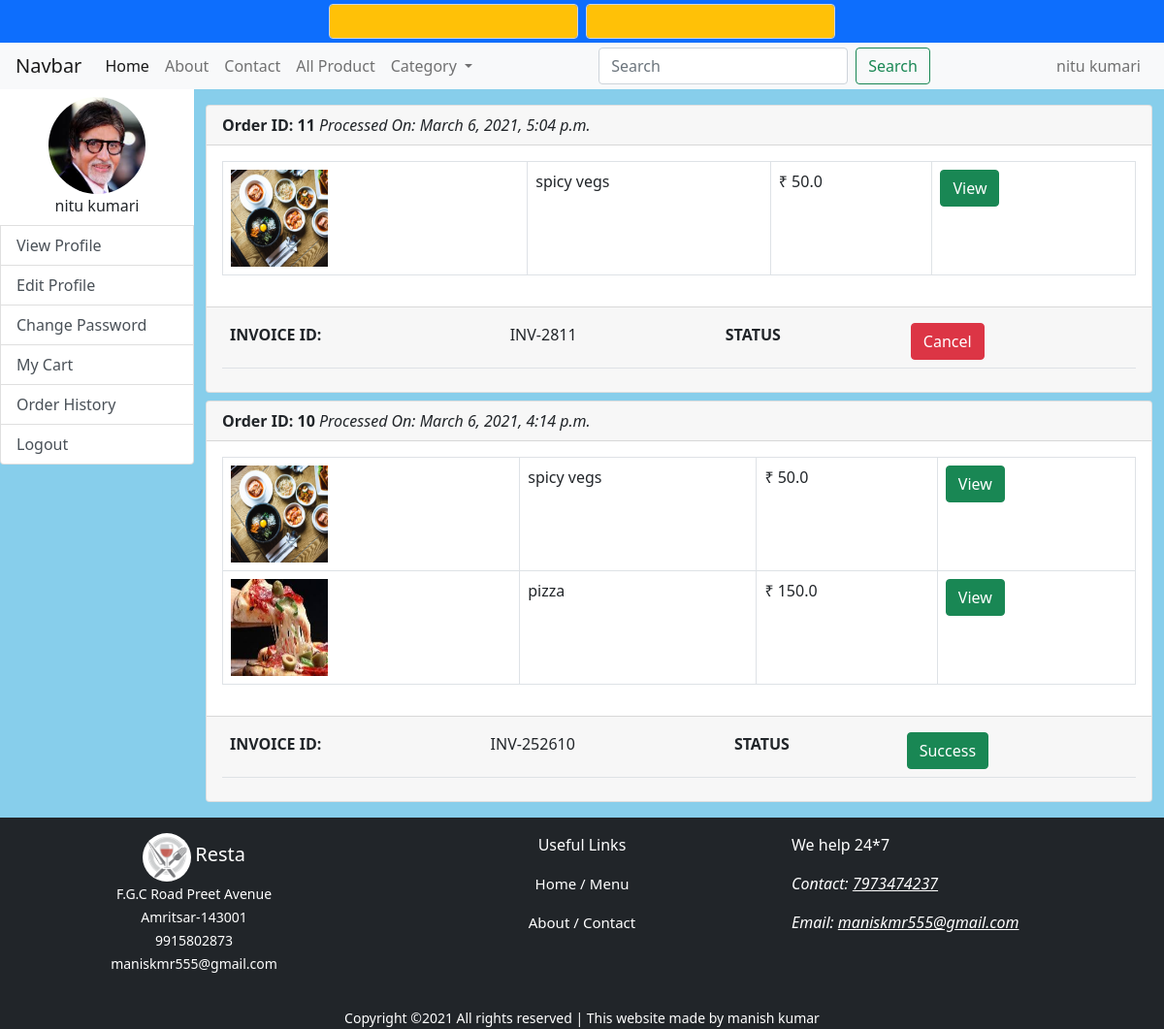
Screenshot of /order_history (signed in) with the database file from the repository.
### myapp/models.py (models this page shows, shortened)
class Register(models.Model):
    user = models.OneToOneField(User,on_delete=models.CASCADE)
    profile_pic = models.ImageField(upload_to="profile_pic/%Y/%m/%d",null=True,blank=True)
    contact_number = models.IntegerField()
    gender = models.CharField(max_length=250)
    address = models.TextField()
    added_on = models.DateTimeField(auto_now_add=True)
    updated_on = models.DateTimeField(auto_now=True)

class Order(models.Model):
    cust_id = models.ForeignKey(User,on_delete=models.CASCADE)
    cart_id = models.CharField(max_length=250)
    product_name = models.CharField(max_length=250)
    product_id = models.CharField(max_length=250,null=True)
    invoice_id = models.CharField(max_length=250)
    status = models.BooleanField(default=False)
    processed_on = models.DateTimeField(auto_now_add=True)

class add_product(models.Model):
    seller_name = models.ForeignKey(User,on_delete=models.CASCADE)
    product_name = models.CharField(max_length=250)
    product_category = models.ForeignKey(Category,on_delete=models.CASCADE)
    product_price = models.FloatField()
    sale_price = models.FloatField()
    product_image = models.ImageField(upload_to="products/%Y/%m/%d")
    details = models.TextField()

### myapp/views.py (the view)
# urls.py: path('order_history',views.order_history,name="order_history"),
@login_required
def order_history(request):
    context={}
    pic = Register.objects.get(user__id = request.user.id)
    context["register_data"]=pic
    all_order=[]
    order = Order.objects.filter(cust_id__id=request.user.id).order_by("-id")
    for i in order:
        product = []
        for j in i.product_id.split(",")[:-1]:
            pro = get_object_or_404(add_product,id=j)
            product.append(pro)
        ord={
            "order_id":i.id,
            "product":product,
            "invoice":i.invoice_id,
            "status":i.status,
            "date":i.processed_on,
        }
        all_order.append(ord)
    context["order_history"]=all_order
    return render(request,"order_history.html",context)

### template/order_history.html
{% extends 'cust_dashboard.html' %}
{% block dashboard %}
<div class="row">
    <div class="col-md-12 my-2">
        {% for i in order_history %}
        <div class="card my-2">
            <div class="card-header">
                <strong class="float-left">Order ID: {{i.order_id}}</strong>
                <em class="float-right">Processed On: {{i.date}}</em>
            </div>
            <div class="card-body">
                <table class="table table-bordered table-hover">
                    {% for j in i.product %}
                    <tr>
                        <td><img src="/media/{{j.product_image}}" alt="" width="100px" height="100ox"></td>
                        <td>{{j.product_name}}</td>
                        <td>&#8377; {{j.sale_price}}</td>
                        <td><a href="{% url 'single_product' %}?pid={{j.id}}" target="_blank" class="btn btn-success">View</a></td>
                    </tr>
                    {% endfor %}
                </table>
            </div>
            <div class="card-footer">
                <table class="table">
                    <tr>
                        <th>INVOICE ID:</th>
                        <td>{{i.invoice}}</td>
                        <th>STATUS</th>
                        {% if i.status %}
                        <td><button class="btn btn-success">Success</button></td>
                        {% else %}
                        <td><button class="btn btn-danger">Cancel</button></td>
                        {% endif %}
                    </tr>
                </table>
            </div>
        </div>
        {% endfor %}
    </div>
</div>
{% endblock %}

### template/cust_dashboard.html (shortened to what this page needs)
{% extends 'base.html' %}
{% load static %}
{% block myblock %}
<div class="container-fluid">
    <div class="row">
        <div class="col-md-2 p-0">
            <div class="list-group">
                <div class="text-center bg-white p-2">
                    {% if register_data.profile_pic %}
                    <img src="/media/{{register_data.profile_pic}}" alt="" height="100" style="border-radius: 50%;">
                    {% else %}
                    <img src="{% static 'Images/user.jpg' %}" alt="" height="100" style="border-radius: 50%;">
                    {% endif %}
                    <p style="margin-bottom:0px;">{{register_data.user.first_name}} {{register_data.user.last_name}}</p>
                </div>
                <a href="{% url 'cust_view' %}" class="list-group-item list-group-item-action manish">View Profile</a>
                <a href="{% url 'edit_profile' %}" class="list-group-item list-group-item-action manish">Edit Profile</a>
                <a href="{% url 'change_password' %}" class="list-group-item list-group-item-action manish">Change Password</a>
                {% if not user.is_staff %}
                <a href="{% url 'cart_view' %}" class="list-group-item list-group-item-action manish">My Cart</a>
                <a href="{% url 'order_history' %}" class="list-group-item list-group-item-action manish">Order History</a>
                {% endif %}
                <a href="{% url 'logout' %}" class="list-group-item list-group-item-action manish">Logout</a>
            </div>
        </div>
        <div class="col-md-10">
            {% block dashboard %}
            {% endblock %}
        </div>
    </div>
</div>
{% endblock %}

### template/include/navbar.html (shortened to what this page needs)
<nav class="navbar sticky-top navbar-expand-lg navbar-light bg-light p-1">
    <div class="container-fluid">
        <a class="navbar-brand" href="#">Navbar</a>
        <div class="collapse navbar-collapse" id="navbarSupportedContent">
            <ul class="navbar-nav me-auto mb-2 mb-lg-0">
                <li class="nav-item">
                    <a class="nav-link active" aria-current="page" href="{% url 'home' %}">Home</a>
                </li>
                <li class="nav-item">
                    <a class="nav-link" href="{% url 'about' %}">About</a>
                </li>
                <li class="nav-item">
                    <a class="nav-link" href="{% url 'contact' %}">Contact</a>
                </li>
                <li class="nav-item">
                    <a class="nav-link" href="{% url 'all_product' %}">All Product</a>
                </li>
                <li class="nav-item dropdown">
                    <a class="nav-link dropdown-toggle" href="#" id="navbarDropdown" role="button"
                        data-bs-toggle="dropdown" aria-expanded="false">
                        Category
                    </a>
                </li>
            </ul>
            <ul class="navbar-nav me-auto mb-2 mb-lg-0">
                <form class="d-flex" action="{% url 'all_product' %}">
                    <input class="form-control me-2" type="search" placeholder="Search" aria-label="Search" name="qry">
                    <button class="btn btn-outline-success" type="submit">Search</button>
                </form>
            </ul>
            <ul class="navbar-nav mr-auto mb-2 mb-lg-0">
                {% if user.is_authenticated %}
                <li class="nav-item">
                    <a class="nav-link" href="{% url 'cust_dashboard' %}">{{user.get_full_name}}</a>
                </li>
                {% else %}
                <li class="nav-item">
                    <a class="nav-link" href="{% url 'login' %}">Login/Register</a>
                </li>
                {% endif %}
            </ul>
        </div>
    </div>
</nav>

### template/base.html (style rules this page uses)
body { background-color: skyblue; }

### rows the page displays
Register: profile_pic (picture), user.first_name "nitu", user.last_name "kumari"
Order: date "March 6, 2021, 5:04 p.m.", invoice "INV-2811"
add_product: product_image (picture), product_name "spicy vegs", sale_price "50.0"
Order: date "March 6, 2021, 4:14 p.m.", invoice "INV-252610"
add_product: product_image (picture), product_name "pizza", sale_price "150.0"

### other values shown
{{ user.get_full_name }} "nitu kumari"
{{ i.order_id }} "11" "10"
